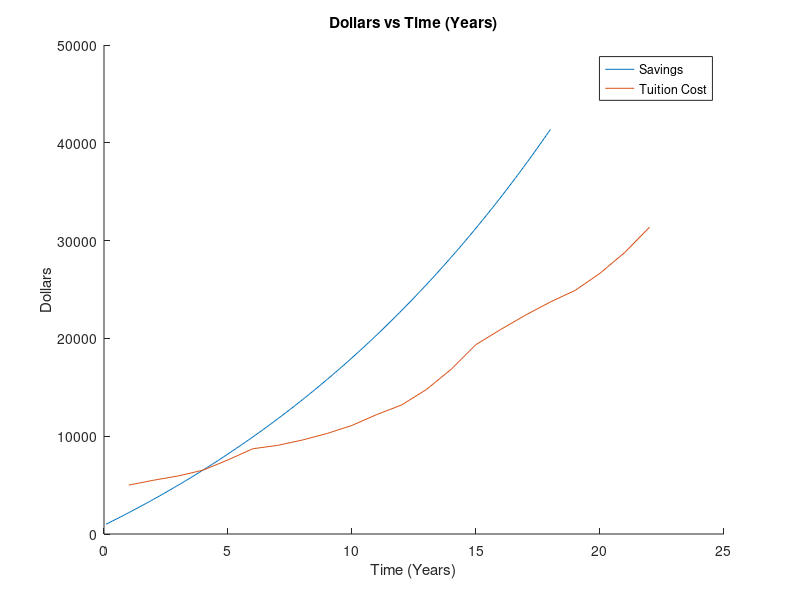

Write the MATLAB code that produced this figure.

% Setup initial arrays
savings = zeros(1, 18*12); % Savings balance $ each month
years = zeros(1, 18*12); % Years by month
iR = 0.5; % interest rate per month in percent

% Set initial values
savings(1) = 1000;
years(1) = 1/12;

% Part 4 arrays
increase = [10, 8, 10, 16, 15, 4, 6, 7, 8, 10, 8, 12, 14, 15, 8, 7, 6, 5, 7, 8, 9];
yearsLonger = zeros(1, 22);
cost = zeros(1, 22);

% Set part 4 initial values
cost(1) = 5000;
yearsLonger(1) = 1;

% Calculate savings with continuously compounding interest
for m = 2 : 18*12
    savings(m) = (savings(m-1)*(iR/100)) + savings(m-1) + 100;
    years(m) = m/12;
end

% Calculate cost of tuition with rates from array
for m = 2 : 22
    cost(m) = cost(m-1) + (cost(m-1)*(increase(m-1)/100));
    yearsLonger(m) = m;
end

% Output final savings value
fprintf("Final value in savings account: %.3f$ at time t=%.3f years\n", savings(end), years(end))

% Calculate 4 year cost from last 4 values in cost
Total4YCost = 0;
for idx = 19:22
    Total4YCost = Total4YCost + cost(idx);
end

% Output total4ycost
fprintf("Total cost of education over final 4 years: %.3f$\n", Total4YCost)

% Determine whether we have enough to cover the tuition cost
if savings(end) > Total4YCost
    disp("You have enough to cover the cost of the 4 years of education!")
else
    disp("You don't have enough to cover the cost of the 4 years of education :(")
end

% Plot the values
figure(1);
clf;
hold on;
plot(years, savings)
plot(yearsLonger, cost)
legend("Savings", "Tuition Cost")
title("Dollars vs Time (Years)")
xlabel("Time (Years)")
ylabel("Dollars")